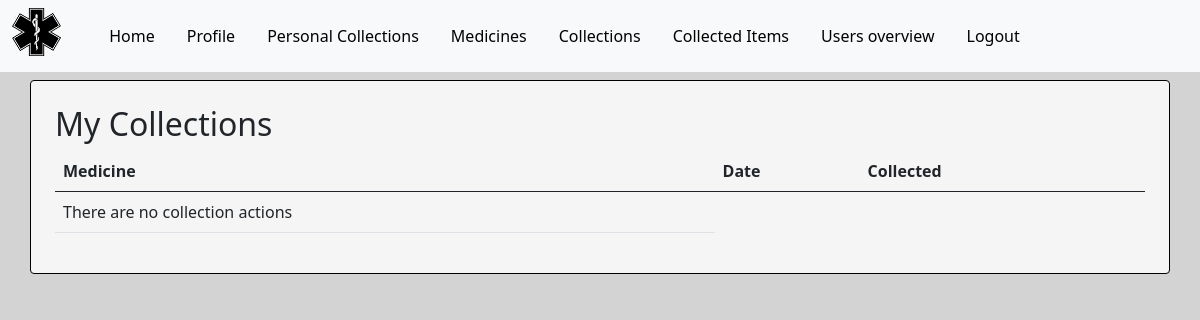
Before: /personal_collections/ (signed in) with the older database file.
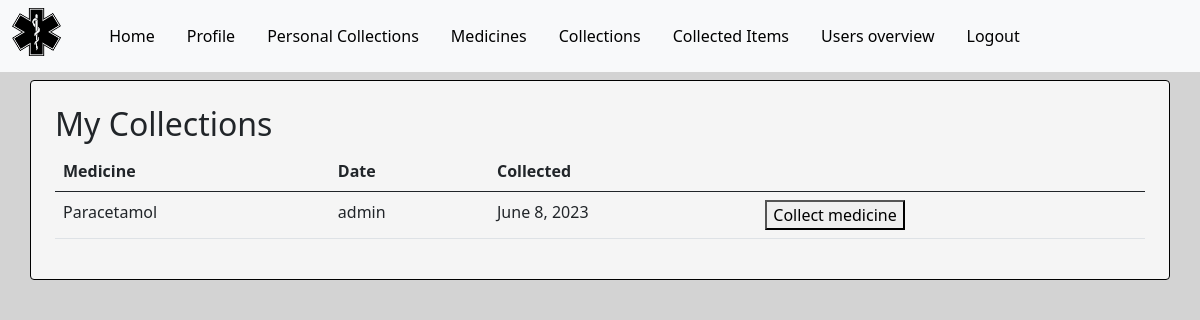
After: the same page with the newer database file.
### base/models.py (models this page shows, shortened)
class Collection(models.Model):
    medicine = models.ForeignKey(
        Medicine, on_delete=models.CASCADE, null=False)
    user = models.ForeignKey(User, on_delete=models.CASCADE)
    date = models.DateField(blank=False,)
    collected = models.BooleanField(default=False)
    collected_approved = models.BooleanField(default=False)
    collected_approved_by = models.ForeignKey(User, on_delete=models.CASCADE,
                                    related_name='approved_by', null=True, blank=True)

class Medicine(models.Model):
    name = models.CharField(max_length=50)
    manufacture = models.CharField(max_length=50)
    cures = models.CharField(max_length=50)
    side_effects = models.CharField(max_length=50)

### base/views.py (the view)
# urls.py: path('personal_collections/', views.personal_collections, name='personal_collections'),
@login_required
def personal_collections(request):
    collections = Collection.objects.filter(user=request.user, collected=False)
    context = {
        'collections': collections
    }
    return render(request, 'base/personal_collections.html', context)

### base/templates/base/personal_collections.html (shortened to what this page needs)
{% extends 'base/base.html' %}
{% load static %}
{% block content %}
<div class="p-3">
    <h2>My Collections</h2>
    <table class="table">
        <thead>
          <tr>
            <th scope="col">Medicine</th>
            <th scope="col">Date</th>
            <th scope="col">Collected</th>
            <th></th>
        </tr>
        </thead>
        <tbody>
            {% for collection in collections %}
        <tr>
            <td>{{ collection.medicine.name }}</td>
            <td>{{ collection.user.username }}</td>
            <td>{{ collection.date }} </td>
            <td>
                {% if not collection.collected %}
                    <form method="post" action="{% url 'collect' collection.id %}">
                        <button type="submit">Collect medicine</button>
                    </form>
                {% endif %}
            </td>
          </tr>
        {% empty %}
            <tr>
                <td> There are no collection actions</td>
            </tr>
        {% endfor %}
        </tbody>
    </table>
</div>
{% endblock %}

Changed rows visible on the page:
added Collection: medicine.name "Paracetamol", user.username "admin", date "June 8, 2023", collected "Collect medicine"
Other visible differences:
text no longer shown: "There are no collection actions"
